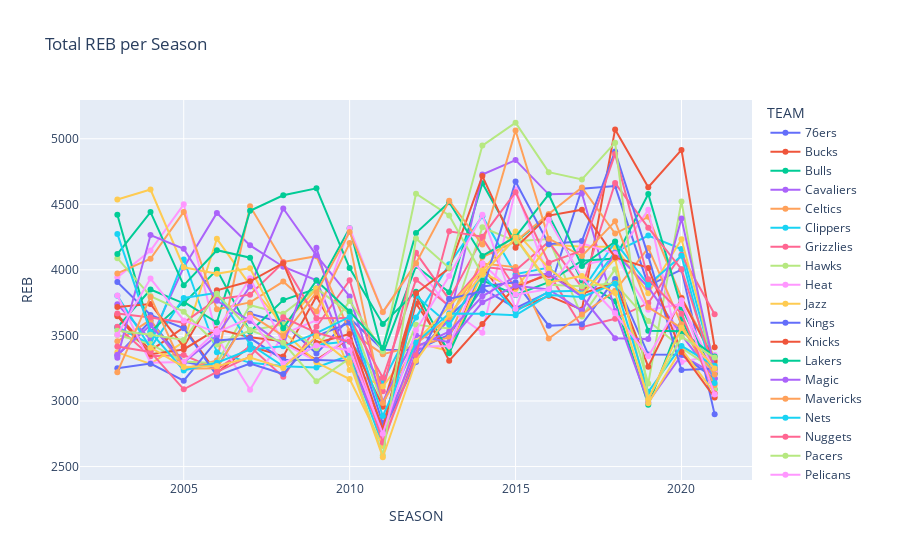

Here is the notebook cell this chart was saved with:
### Code cell
fig2 = px.line(plot_sum_data, x='SEASON', y='REB', markers=True, color='TEAM', title = 'Total REB per Season')
fig2.show()

### Figure 1 — Plotly figure (JSON) as saved in the notebook; plotly's stock layout.template omitted (floating-point values rounded to 4 significant figures)
{"data": [{"hovertemplate": "TEAM=76ers<br>SEASON=%{x}<br>REB=%{y}<extra></extra>", "legendgroup": "76ers", "line": {"color": "#636efa", "dash": "solid"}, "marker": {"symbol": "circle"}, "mode": "lines+markers", "name": "76ers", "orientation": "v", "showlegend": true, "type": "scatter", "x": [2003, 2004, 2005, 2006, 2007, 2008, 2009, 2010, 2011, 2012, 2013, 2014, 2015, 2016, 2017, 2018, 2019, 2020, 2021], "xaxis": "x", "y": [3347, 3612, 3298, 3252, 3666, 3596, 3362, 3631, 3391, 3389, 3505, 3859, 3709, 3831, 4619, 4639, 3880, 4002, 2898], "yaxis": "y"}, {"hovertemplate": "TEAM=Bucks<br>SEASON=%{x}<br>REB=%{y}<extra></extra>", "legendgroup": "Bucks", "line": {"color": "#EF553B", "dash": "solid"}, "marker": {"symbol": "circle"}, "mode": "lines+markers", "name": "Bucks", "orientation": "v", "showlegend": true, "type": "scatter", "x": [2003, 2004, 2005, 2006, 2007, 2008, 2009, 2010, 2011, 2012, 2013, 2014, 2015, 2016, 2017, 2018, 2019, 2020, 2021], "xaxis": "x", "y": [3658, 3384, 3562, 3213, 3418, 3340, 3799, 3342, 2803, 3744, 3370, 4023, 3693, 3802, 3697, 5071, 4630, 4915, 3410], "yaxis": "y"}, {"hovertemplate": "TEAM=Bulls<br>SEASON=%{x}<br>REB=%{y}<extra></extra>", "legendgroup": "Bulls", "line": {"color": "#00cc96", "dash": "solid"}, "marker": {"symbol": "circle"}, "mode": "lines+markers", "name": "Bulls", "orientation": "v", "showlegend": true, "type": "scatter", "x": [2003, 2004, 2005, 2006, 2007, 2008, 2009, 2010, 2011, 2012, 2013, 2014, 2015, 2016, 2017, 2018, 2019, 2020, 2021], "xaxis": "x", "y": [3561, 3850, 3744, 4000, 3528, 3770, 3857, 4318, 3361, 4029, 3829, 4660, 4211, 4418, 3919, 3760, 2971, 3627, 3089], "yaxis": "y"}, {"hovertemplate": "TEAM=Cavaliers<br>SEASON=%{x}<br>REB=%{y}<extra></extra>", "legendgroup": "Cavaliers", "line": {"color": "#ab63fa", "dash": "solid"}, "marker": {"symbol": "circle"}, "mode": "lines+markers", "name": "Cavaliers", "orientation": "v", "showlegend": true, "type": "scatter", "x": [2003, 2004, 2005, 2006, 2007, 2008, 2009, 2010, 2011, 2012, 2013, 2014, 2015, 2016, 2017, 2018, 2019, 2020, 2021], "xaxis": "x", "y": [3737, 3469, 4019, 4434, 4187, 4024, 3920, 3305, 2790, 3363, 3618, 4727, 4837, 4576, 4583, 3687, 2991, 3349, 3205], "yaxis": "y"}, {"hovertemplate": "TEAM=Celtics<br>SEASON=%{x}<br>REB=%{y}<extra></extra>", "legendgroup": "Celtics", "line": {"color": "#FFA15A", "dash": "solid"}, "marker": {"symbol": "circle"}, "mode": "lines+markers", "name": "Celtics", "orientation": "v", "showlegend": true, "type": "scatter", "x": [2003, 2004, 2005, 2006, 2007, 2008, 2009, 2010, 2011, 2012, 2013, 2014, 2015, 2016, 2017, 2018, 2019, 2020, 2021], "xaxis": "x", "y": [3455, 3618, 3245, 3309, 4485, 4060, 4104, 3532, 3357, 3421, 3485, 4098, 4216, 4426, 4628, 4277, 4405, 3788, 3332], "yaxis": "y"}, {"hovertemplate": "TEAM=Clippers<br>SEASON=%{x}<br>REB=%{y}<extra></extra>", "legendgroup": "Clippers", "line": {"color": "#19d3f3", "dash": "solid"}, "marker": {"symbol": "circle"}, "mode": "lines+markers", "name": "Clippers", "orientation": "v", "showlegend": true, "type": "scatter", "x": [2003, 2004, 2005, 2006, 2007, 2008, 2009, 2010, 2011, 2012, 2013, 2014, 2015, 2016, 2017, 2018, 2019, 2020, 2021], "xaxis": "x", "y": [3565, 3431, 4079, 3372, 3291, 3267, 3429, 3456, 3148, 3636, 4043, 4409, 3967, 4018, 3799, 4136, 4262, 4159, 3241], "yaxis": "y"}, {"hovertemplate": "TEAM=Grizzlies<br>SEASON=%{x}<br>REB=%{y}<extra></extra>", "legendgroup": "Grizzlies", "line": {"color": "#FF6692", "dash": "solid"}, "marker": {"symbol": "circle"}, "mode": "lines+markers", "name": "Grizzlies", "orientation": "v", "showlegend": true, "type": "scatter", "x": [2003, 2004, 2005, 2006, 2007, 2008, 2009, 2010, 2011, 2012, 2013, 2014, 2015, 2016, 2017, 2018, 2019, 2020, 2021], "xaxis": "x", "y": [3566, 3342, 3350, 3241, 3415, 3184, 3566, 3921, 3074, 4130, 3775, 4242, 3858, 3975, 3563, 3627, 3747, 4116, 3661], "yaxis": "y"}, {"hovertemplate": "TEAM=Hawks<br>SEASON=%{x}<br>REB=%{y}<extra></extra>", "legendgroup": "Hawks", "line": {"color": "#B6E880", "dash": "solid"}, "marker": {"symbol": "circle"}, "mode": "lines+markers", "name": "Hawks", "orientation": "v", "showlegend": true, "type": "scatter", "x": [2003, 2004, 2005, 2006, 2007, 2008, 2009, 2010, 2011, 2012, 2013, 2014, 2015, 2016, 2017, 2018, 2019, 2020, 2021], "xaxis": "x", "y": [3503, 3434, 3301, 3288, 3730, 3666, 3859, 3668, 2973, 3581, 3553, 4325, 4218, 4235, 3645, 4004, 3134, 4522, 3092], "yaxis": "y"}, {"hovertemplate": "TEAM=Heat<br>SEASON=%{x}<br>REB=%{y}<extra></extra>", "legendgroup": "Heat", "line": {"color": "#FF97FF", "dash": "solid"}, "marker": {"symbol": "circle"}, "mode": "lines+markers", "name": "Heat", "orientation": "v", "showlegend": true, "type": "scatter", "x": [2003, 2004, 2005, 2006, 2007, 2008, 2009, 2010, 2011, 2012, 2013, 2014, 2015, 2016, 2017, 2018, 2019, 2020, 2021], "xaxis": "x", "y": [3943, 4147, 4500, 3488, 3085, 3510, 3616, 4318, 3676, 4042, 3704, 3521, 4614, 3935, 4037, 4089, 4458, 3297, 3351], "yaxis": "y"}, {"hovertemplate": "TEAM=Jazz<br>SEASON=%{x}<br>REB=%{y}<extra></extra>", "legendgroup": "Jazz", "line": {"color": "#FECB52", "dash": "solid"}, "marker": {"symbol": "circle"}, "mode": "lines+markers", "name": "Jazz", "orientation": "v", "showlegend": true, "type": "scatter", "x": [2003, 2004, 2005, 2006, 2007, 2008, 2009, 2010, 2011, 2012, 2013, 2014, 2015, 2016, 2017, 2018, 2019, 2020, 2021], "xaxis": "x", "y": [3371, 3283, 3451, 4237, 3884, 3576, 3856, 3236, 3110, 3446, 3381, 3979, 3855, 4193, 4176, 4176, 3822, 4233, 3286], "yaxis": "y"}, {"hovertemplate": "TEAM=Kings<br>SEASON=%{x}<br>REB=%{y}<extra></extra>", "legendgroup": "Kings", "line": {"color": "#636efa", "dash": "solid"}, "marker": {"symbol": "circle"}, "mode": "lines+markers", "name": "Kings", "orientation": "v", "showlegend": true, "type": "scatter", "x": [2003, 2004, 2005, 2006, 2007, 2008, 2009, 2010, 2011, 2012, 2013, 2014, 2015, 2016, 2017, 2018, 2019, 2020, 2021], "xaxis": "x", "y": [3908, 3656, 3555, 3193, 3285, 3206, 3495, 3597, 2829, 3328, 3646, 3873, 3905, 3574, 3585, 3931, 3354, 3352, 3170], "yaxis": "y"}, {"hovertemplate": "TEAM=Knicks<br>SEASON=%{x}<br>REB=%{y}<extra></extra>", "legendgroup": "Knicks", "line": {"color": "#EF553B", "dash": "solid"}, "marker": {"symbol": "circle"}, "mode": "lines+markers", "name": "Knicks", "orientation": "v", "showlegend": true, "type": "scatter", "x": [2003, 2004, 2005, 2006, 2007, 2008, 2009, 2010, 2011, 2012, 2013, 2014, 2015, 2016, 2017, 2018, 2019, 2020, 2021], "xaxis": "x", "y": [3647, 3357, 3393, 3548, 3486, 3456, 3313, 3479, 2957, 3800, 3307, 3588, 3872, 3963, 3819, 3902, 3262, 3784, 3305], "yaxis": "y"}, {"hovertemplate": "TEAM=Lakers<br>SEASON=%{x}<br>REB=%{y}<extra></extra>", "legendgroup": "Lakers", "line": {"color": "#00cc96", "dash": "solid"}, "marker": {"symbol": "circle"}, "mode": "lines+markers", "name": "Lakers", "orientation": "v", "showlegend": true, "type": "scatter", "x": [2003, 2004, 2005, 2006, 2007, 2008, 2009, 2010, 2011, 2012, 2013, 2014, 2015, 2016, 2017, 2018, 2019, 2020, 2021], "xaxis": "x", "y": [4421, 3529, 3756, 3598, 4451, 4569, 4622, 4014, 3588, 3834, 3365, 3921, 3809, 3906, 4070, 4086, 4578, 3712, 3211], "yaxis": "y"}, {"hovertemplate": "TEAM=Magic<br>SEASON=%{x}<br>REB=%{y}<extra></extra>", "legendgroup": "Magic", "line": {"color": "#ab63fa", "dash": "solid"}, "marker": {"symbol": "circle"}, "mode": "lines+markers", "name": "Magic", "orientation": "v", "showlegend": true, "type": "scatter", "x": [2003, 2004, 2005, 2006, 2007, 2008, 2009, 2010, 2011, 2012, 2013, 2014, 2015, 2016, 2017, 2018, 2019, 2020, 2021], "xaxis": "x", "y": [3353, 3578, 3294, 3499, 3874, 4468, 4111, 3797, 2994, 3502, 3448, 3753, 3879, 3851, 3688, 4129, 3868, 3504, 3174], "yaxis": "y"}, {"hovertemplate": "TEAM=Mavericks<br>SEASON=%{x}<br>REB=%{y}<extra></extra>", "legendgroup": "Mavericks", "line": {"color": "#FFA15A", "dash": "solid"}, "marker": {"symbol": "circle"}, "mode": "lines+markers", "name": "Mavericks", "orientation": "v", "showlegend": true, "type": "scatter", "x": [2003, 2004, 2005, 2006, 2007, 2008, 2009, 2010, 2011, 2012, 2013, 2014, 2015, 2016, 2017, 2018, 2019, 2020, 2021], "xaxis": "x", "y": [3973, 4085, 4442, 3699, 3752, 3911, 3683, 4204, 2984, 3437, 3639, 4049, 4021, 3476, 3660, 3840, 4167, 3585, 3122], "yaxis": "y"}, {"hovertemplate": "TEAM=Nets<br>SEASON=%{x}<br>REB=%{y}<extra></extra>", "legendgroup": "Nets", "line": {"color": "#19d3f3", "dash": "solid"}, "marker": {"symbol": "circle"}, "mode": "lines+markers", "name": "Nets", "orientation": "v", "showlegend": true, "type": "scatter", "x": [2003, 2004, 2005, 2006, 2007, 2008, 2009, 2010, 2011, 2012, 2013, 2014, 2015, 2016, 2017, 2018, 2019, 2020, 2021], "xaxis": "x", "y": [3802, 3405, 3786, 3825, 3433, 3265, 3255, 3349, 2662, 3802, 3582, 3967, 3682, 3835, 3841, 4213, 3887, 4107, 3138], "yaxis": "y"}, {"hovertemplate": "TEAM=Nuggets<br>SEASON=%{x}<br>REB=%{y}<extra></extra>", "legendgroup": "Nuggets", "line": {"color": "#FF6692", "dash": "solid"}, "marker": {"symbol": "circle"}, "mode": "lines+markers", "name": "Nuggets", "orientation": "v", "showlegend": true, "type": "scatter", "x": [2003, 2004, 2005, 2006, 2007, 2008, 2009, 2010, 2011, 2012, 2013, 2014, 2015, 2016, 2017, 2018, 2019, 2020, 2021], "xaxis": "x", "y": [3668, 3636, 3598, 3776, 3811, 4056, 3632, 3633, 3177, 3925, 3726, 4024, 3995, 4214, 3864, 4662, 4322, 4005, 3227], "yaxis": "y"}, {"hovertemplate": "TEAM=Pacers<br>SEASON=%{x}<br>REB=%{y}<extra></extra>", "legendgroup": "Pacers", "line": {"color": "#B6E880", "dash": "solid"}, "marker": {"symbol": "circle"}, "mode": "lines+markers", "name": "Pacers", "orientation": "v", "showlegend": true, "type": "scatter", "x": [2003, 2004, 2005, 2006, 2007, 2008, 2009, 2010, 2011, 2012, 2013, 2014, 2015, 2016, 2017, 2018, 2019, 2020, 2021], "xaxis": "x", "y": [4089, 3800, 3681, 3431, 3537, 3585, 3403, 3763, 3380, 4581, 4415, 3965, 4242, 3887, 3875, 3898, 3611, 3406, 3233], "yaxis": "y"}, {"hovertemplate": "TEAM=Pelicans<br>SEASON=%{x}<br>REB=%{y}<extra></extra>", "legendgroup": "Pelicans", "line": {"color": "#FF97FF", "dash": "solid"}, "marker": {"symbol": "circle"}, "mode": "lines+markers", "name": "Pelicans", "orientation": "v", "showlegend": true, "type": "scatter", "x": [2003, 2004, 2005, 2006, 2007, 2008, 2009, 2010, 2011, 2012, 2013, 2014, 2015, 2016, 2017, 2018, 2019, 2020, 2021], "xaxis": "x", "y": [3805, 3291, 3297, 3537, 3936, 3440, 3302, 3493, 2715, 3414, 3419, 4049, 3810, 3853, 4202, 4122, 3695, 3740, 3223], "yaxis": "y"}, {"hovertemplate": "TEAM=Pistons<br>SEASON=%{x}<br>REB=%{y}<extra></extra>", "legendgroup": "Pistons", "line": {"color": "#FECB52", "dash": "solid"}, "marker": {"symbol": "circle"}, "mode": "lines+markers", "name": "Pistons", "orientation": "v", "showlegend": true, "type": "scatter", "x": [2003, 2004, 2005, 2006, 2007, 2008, 2009, 2010, 2011, 2012, 2013, 2014, 2015, 2016, 2017, 2018, 2019, 2020, 2021], "xaxis": "x", "y": [4537, 4613, 4020, 3971, 4013, 3531, 3295, 3167, 2657, 3454, 3721, 3995, 4293, 4013, 3812, 4084, 2983, 3396, 3059], "yaxis": "y"}, {"hovertemplate": "TEAM=Raptors<br>SEASON=%{x}<br>REB=%{y}<extra></extra>", "legendgroup": "Raptors", "line": {"color": "#636efa", "dash": "solid"}, "marker": {"symbol": "circle"}, "mode": "lines+markers", "name": "Raptors", "orientation": "v", "showlegend": true, "type": "scatter", "x": [2003, 2004, 2005, 2006, 2007, 2008, 2009, 2010, 2011, 2012, 2013, 2014, 2015, 2016, 2017, 2018, 2019, 2020, 2021], "xaxis": "x", "y": [3249, 3285, 3155, 3462, 3480, 3315, 3313, 3306, 2771, 3297, 3779, 3838, 4674, 4195, 4220, 4903, 4105, 3236, 3248], "yaxis": "y"}, {"hovertemplate": "TEAM=Rockets<br>SEASON=%{x}<br>REB=%{y}<extra></extra>", "legendgroup": "Rockets", "line": {"color": "#EF553B", "dash": "solid"}, "marker": {"symbol": "circle"}, "mode": "lines+markers", "name": "Rockets", "orientation": "v", "showlegend": true, "type": "scatter", "x": [2003, 2004, 2005, 2006, 2007, 2008, 2009, 2010, 2011, 2012, 2013, 2014, 2015, 2016, 2017, 2018, 2019, 2020, 2021], "xaxis": "x", "y": [3716, 3739, 3414, 3844, 3913, 4051, 3442, 3511, 2783, 3822, 4012, 4715, 4168, 4414, 4459, 4095, 4015, 3373, 3026], "yaxis": "y"}, {"hovertemplate": "TEAM=Spurs<br>SEASON=%{x}<br>REB=%{y}<extra></extra>", "legendgroup": "Spurs", "line": {"color": "#00cc96", "dash": "solid"}, "marker": {"symbol": "circle"}, "mode": "lines+markers", "name": "Spurs", "orientation": "v", "showlegend": true, "type": "scatter", "x": [2003, 2004, 2005, 2006, 2007, 2008, 2009, 2010, 2011, 2012, 2013, 2014, 2015, 2016, 2017, 2018, 2019, 2020, 2021], "xaxis": "x", "y": [4121, 4441, 3882, 4150, 4093, 3554, 3919, 3682, 3405, 4281, 4515, 4106, 4251, 4575, 4030, 4216, 3535, 3532, 3340], "yaxis": "y"}, {"hovertemplate": "TEAM=Suns<br>SEASON=%{x}<br>REB=%{y}<extra></extra>", "legendgroup": "Suns", "line": {"color": "#ab63fa", "dash": "solid"}, "marker": {"symbol": "circle"}, "mode": "lines+markers", "name": "Suns", "orientation": "v", "showlegend": true, "type": "scatter", "x": [2003, 2004, 2005, 2006, 2007, 2008, 2009, 2010, 2011, 2012, 2013, 2014, 2015, 2016, 2017, 2018, 2019, 2020, 2021], "xaxis": "x", "y": [3330, 4266, 4161, 3764, 3611, 3420, 4168, 3299, 2752, 3413, 3529, 3798, 3950, 3971, 3795, 3479, 3472, 4391, 3249], "yaxis": "y"}, {"hovertemplate": "TEAM=Thunder<br>SEASON=%{x}<br>REB=%{y}<extra></extra>", "legendgroup": "Thunder", "line": {"color": "#FFA15A", "dash": "solid"}, "marker": {"symbol": "circle"}, "mode": "lines+markers", "name": "Thunder", "orientation": "v", "showlegend": true, "type": "scatter", "x": [2003, 2004, 2005, 2006, 2007, 2008, 2009, 2010, 2011, 2012, 2013, 2014, 2015, 2016, 2017, 2018, 2019, 2020, 2021], "xaxis": "x", "y": [3220, 3794, 3246, 3250, 3659, 3496, 3827, 4288, 3678, 4051, 4527, 4193, 5063, 4238, 4105, 4370, 3715, 3557, 3202], "yaxis": "y"}, {"hovertemplate": "TEAM=Timberwolves<br>SEASON=%{x}<br>REB=%{y}<extra></extra>", "legendgroup": "Timberwolves", "line": {"color": "#19d3f3", "dash": "solid"}, "marker": {"symbol": "circle"}, "mode": "lines+markers", "name": "Timberwolves", "orientation": "v", "showlegend": true, "type": "scatter", "x": [2003, 2004, 2005, 2006, 2007, 2008, 2009, 2010, 2011, 2012, 2013, 2014, 2015, 2016, 2017, 2018, 2019, 2020, 2021], "xaxis": "x", "y": [4274, 3527, 3233, 3292, 3392, 3417, 3518, 3641, 2886, 3446, 3668, 3665, 3654, 3808, 3794, 3895, 3069, 3420, 3268], "yaxis": "y"}, {"hovertemplate": "TEAM=Trail Blazers<br>SEASON=%{x}<br>REB=%{y}<extra></extra>", "legendgroup": "Trail Blazers", "line": {"color": "#FF6692", "dash": "solid"}, "marker": {"symbol": "circle"}, "mode": "lines+markers", "name": "Trail Blazers", "orientation": "v", "showlegend": true, "type": "scatter", "x": [2003, 2004, 2005, 2006, 2007, 2008, 2009, 2010, 2011, 2012, 2013, 2014, 2015, 2016, 2017, 2018, 2019, 2020, 2021], "xaxis": "x", "y": [3416, 3374, 3089, 3222, 3339, 3638, 3520, 3452, 2684, 3348, 4294, 4253, 4592, 4054, 4147, 4884, 3928, 3666, 3058], "yaxis": "y"}, {"hovertemplate": "TEAM=Warriors<br>SEASON=%{x}<br>REB=%{y}<extra></extra>", "legendgroup": "Warriors", "line": {"color": "#B6E880", "dash": "solid"}, "marker": {"symbol": "circle"}, "mode": "lines+markers", "name": "Warriors", "orientation": "v", "showlegend": true, "type": "scatter", "x": [2003, 2004, 2005, 2006, 2007, 2008, 2009, 2010, 2011, 2012, 2013, 2014, 2015, 2016, 2017, 2018, 2019, 2020, 2021], "xaxis": "x", "y": [3535, 3505, 3465, 3817, 3541, 3445, 3150, 3325, 2587, 4239, 4014, 4948, 5122, 4745, 4690, 4970, 3018, 3490, 3331], "yaxis": "y"}, {"hovertemplate": "TEAM=Wizards<br>SEASON=%{x}<br>REB=%{y}<extra></extra>", "legendgroup": "Wizards", "line": {"color": "#FF97FF", "dash": "solid"}, "marker": {"symbol": "circle"}, "mode": "lines+markers", "name": "Wizards", "orientation": "v", "showlegend": true, "type": "scatter", "x": [2003, 2004, 2005, 2006, 2007, 2008, 2009, 2010, 2011, 2012, 2013, 2014, 2015, 2016, 2017, 2018, 2019, 2020, 2021], "xaxis": "x", "y": [3505, 3934, 3614, 3523, 3635, 3286, 3424, 3387, 2750, 3539, 3953, 4420, 3703, 4382, 3941, 3669, 3342, 3768, 3049], "yaxis": "y"}, {"hovertemplate": "TEAM=Hornets<br>SEASON=%{x}<br>REB=%{y}<extra></extra>", "legendgroup": "Hornets", "line": {"color": "#FECB52", "dash": "solid"}, "marker": {"symbol": "circle"}, "mode": "lines+markers", "name": "Hornets", "orientation": "v", "showlegend": true, "type": "scatter", "x": [2004, 2005, 2006, 2007, 2008, 2009, 2010, 2011, 2012, 2013, 2014, 2015, 2016, 2017, 2018, 2019, 2020, 2021], "xaxis": "x", "y": [3407, 3260, 3266, 3332, 3252, 3494, 3292, 2571, 3306, 3659, 3965, 4246, 3904, 3954, 3824, 3012, 3559, 3247], "yaxis": "y"}], "layout": {"legend": {"title": {"text": "TEAM"}, "tracegroupgap": 0}, "title": {"text": "Total REB per Season"}, "xaxis": {"anchor": "y", "domain": [0, 1], "title": {"text": "SEASON"}}, "yaxis": {"anchor": "x", "domain": [0, 1], "title": {"text": "REB"}}}}
